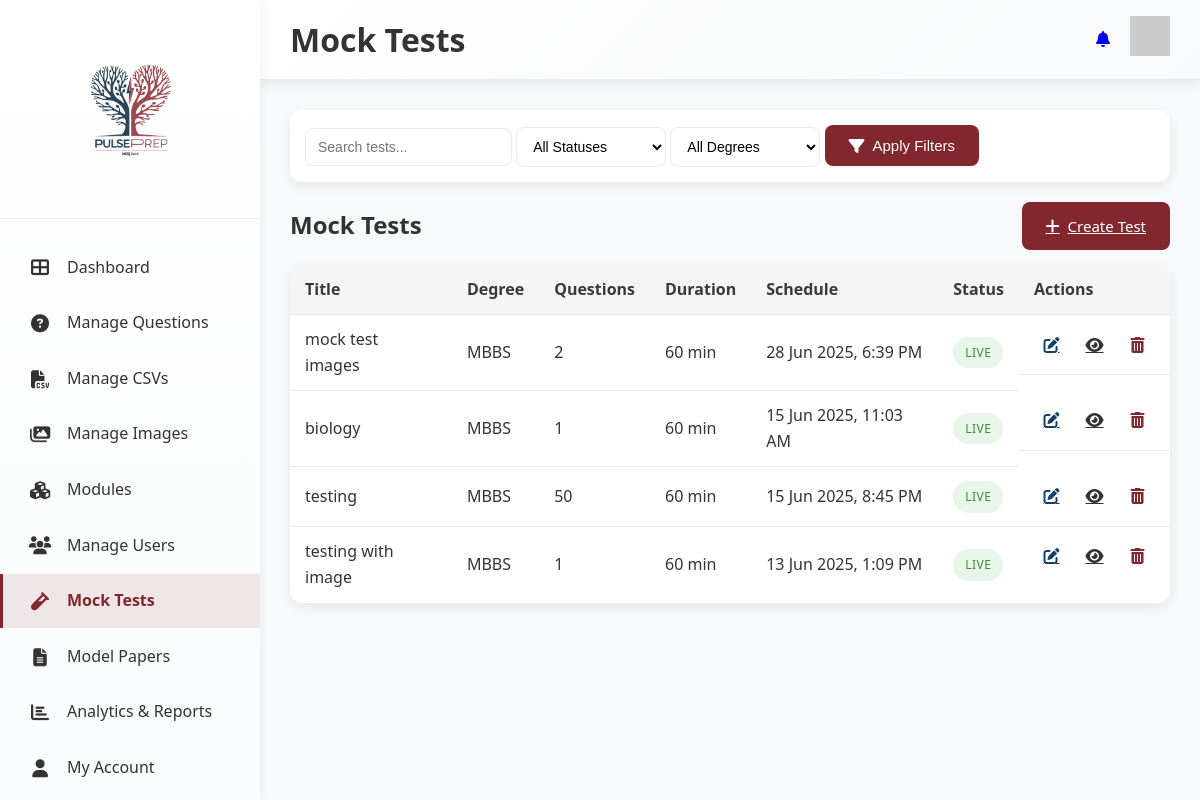
The page /mocktest/ (signed in) on the database its author committed.
### mocktest/models.py (models this page shows, shortened)
class MockTest(models.Model):
    STATUS_CHOICES = [
        ('draft', 'Draft'),
        ('scheduled', 'Scheduled'),
        ('live', 'Live'),
        ('completed', 'Completed'),
    ]
    SELECTION_TYPE_CHOICES = [
        ('random', 'Random Selection'),
        ('manual', 'Manual Selection'),
    ]
    title = models.CharField(max_length=200)
    description = models.TextField(blank=True)
    degree = models.CharField(max_length=4, choices=Question.DEGREE_CHOICES, blank=True)
    year = models.CharField(max_length=3, choices=Question.YEAR_CHOICES, blank=True)
    block = models.CharField(max_length=100, blank=True)
    module = models.CharField(max_length=100, blank=True)
    subject = models.CharField(max_length=100, blank=True)
    topic = models.CharField(max_length=100, blank=True)
    duration_minutes = models.IntegerField(default=60)
    total_questions = models.IntegerField(default=50)
    passing_percentage = models.IntegerField(default=40)
    max_attempts = models.IntegerField(default=1)
    selection_type = models.CharField(max_length=10, choices=SELECTION_TYPE_CHOICES, default='random')
    easy_percentage = models.IntegerField(default=30)  # For random selection
    medium_percentage = models.IntegerField(default=50)
    hard_percentage = models.IntegerField(default=20)
    randomize_questions = models.BooleanField(default=True)
    randomize_options = models.BooleanField(default=True)
    show_explanations = models.BooleanField(default=True)
    start_datetime = models.DateTimeField()
    end_datetime = models.DateTimeField()
    status = models.CharField(max_length=10, choices=STATUS_CHOICES, default='draft')
    created_by = models.ForeignKey(settings.AUTH_USER_MODEL, on_delete=models.CASCADE, related_name='created_tests')
    created_at = models.DateTimeField(auto_now_add=True)
    updated_at = models.DateTimeField(auto_now=True)
    questions = models.ManyToManyField(Question, through='TestQuestion')
    class Meta:
        ordering = ['-created_at']

### mocktest/views.py (the view)
# urls.py: path('', views.mocktest_list, name='mocktest_list'),
@content_access_required
def mocktest_list(request):
    query = request.GET.get('q', '')
    status_filter = request.GET.get('status', '')
    degree_filter = request.GET.get('degree', '')
    tests = MockTest.objects.all()
    tests = apply_user_access_filter(tests, request.user)
    if query:
        tests = tests.filter(
            Q(title__icontains=query) |
            Q(description__icontains=query)
        )
    if status_filter:
        tests = tests.filter(status=status_filter)
    if degree_filter:
        tests = tests.filter(degree=degree_filter)
    for test in tests:
        now = timezone.now()
        if test.status == 'scheduled' and now >= test.start_datetime:
            test.status = 'live'
            test.save()
        elif test.status == 'live' and now > test.end_datetime:
            test.status = 'completed'
            test.save()
    paginator = Paginator(tests, 10)
    page_number = request.GET.get('page')
    page_obj = paginator.get_page(page_number)
    try:
        access_info = get_user_access_info(request.user)
    except:
        access_info = {'level': 'guest', 'can_access': False}
    context = {
        'page_obj': page_obj,
        'query': query,
        'status_filter': status_filter,
        'degree_filter': degree_filter,
        'user_access': access_info,
        'can_create_tests': access_info.get('level') == 'admin',
    }
    return render(request, 'mocktest/mocktest_list.html', context)

### notifications/context_processors.py (called while the page is built)
def notification_context(request):
    if request.user.is_authenticated:
        try:
            unread_count = NotificationMessage.objects.filter(
                Q(recipient=request.user) | Q(recipient__isnull=True),
                is_read=False
            ).count()
            return {
                'unread_count': unread_count,
            }
        except Exception:
            return {'unread_count': 0}
    return {'unread_count': 0}

### user_management/context_processors.py (called while the page is built, shortened)
def admin_navigation_stats(request):
    User = get_user_model()
    if not request.user.is_authenticated:
        return {}
    return {}

def user_access_context(request):
    user = request.user
    if user.is_admin or user.is_superuser:
        access_info = {
            'level': 'admin',
            'display': 'Administrator',
            'can_access': True,
            'filter_params': None
        }
    return {
        'user_access_level': access_info['level'],
        'user_access_display': access_info['display'],
        'can_access_content': access_info['can_access'],
        'user_filter_params': access_info.get('filter_params'),
        'is_admin': user.is_admin or user.is_superuser,
        'is_student': not (user.is_admin or user.is_superuser),
    }

### user_management/utils.py (called while the page is built, shortened)
def get_user_access_info(user):
    if user.is_admin or user.is_superuser:
        return {
            'level': 'admin',
            'display': 'Administrator - Full Access to All Content',
            'can_access': True,
            'degree': None,
            'year': None,
            'filter_params': {},
            'can_create_tests': True,
            'can_manage_users': True,
            'can_view_analytics': True,
        }

### templates/mocktest/mocktest_list.html (shortened to what this page needs)
{% load static %}
<!DOCTYPE html>
<html lang="en">
  <head>
    <link rel="stylesheet" href="{% static 'css/DAstyles.css' %}" />
    <link rel="stylesheet" href="{% static 'css/mockTest.css' %}" />
    <link rel="stylesheet" href="https://cdnjs.cloudflare.com/ajax/libs/font-awesome/6.4.0/css/all.min.css" />
  </head>
  <body>
    <div class="container">
<aside class="sidebar">
  <div class="logo-container">
    <img src="{% static 'images/Logo.png' %}" alt="PulsePrep Logo" class="logo" />
  </div>
  <nav class="nav-menu">
    <a href="{% url 'dashboard' %}" class="nav-item {% if request.resolver_match.url_name == 'dashboard' %}active{% endif %}">
      <i class="fas fa-th-large"></i>
      <span>Dashboard</span>
    </a>
    <a href="{% url 'questionbank' %}" class="nav-item {% if request.resolver_match.url_name == 'questionbank' %}active{% endif %}">
      <i class="fas fa-question-circle"></i>
      <span>Manage Questions</span>
    </a>
    <a href="{% url 'manage_csv' %}" class="nav-item {% if request.resolver_match.url_name == 'manage_csv' %}active{% endif %}">
      <i class="fas fa-file-csv"></i>
      <span>Manage CSVs</span>
    </a>
    <a href="{% url 'manage_images' %}" class="nav-item {% if request.resolver_match.url_name == 'manage_images' %}active{% endif %}">
      <i class="fas fa-images"></i>
      <span>Manage Images</span>
    </a>
    <a href="{% url 'managemodule' %}" class="nav-item {% if request.resolver_match.url_name == 'managemodule' %}active{% endif %}">
      <i class="fas fa-cubes"></i>
      <span>Modules</span>
    </a>
    <a href="/admin/user_management/customuser/" class="nav-item">
      <i class="fas fa-users"></i>
      <span>Manage Users</span>
    </a>
    <a href="{% url 'mocktest_list' %}" class="nav-item {% if request.resolver_match.url_name == 'mocktest_list' %}active{% endif %}">
      <i class="fas fa-vial"></i>
      <span>Mock Tests</span>
    </a>
    <a href="{% url 'modelpaper_list' %}" class="nav-item {% if request.resolver_match.url_name == 'modelpaper_list' %}active{% endif %}">
      <i class="fas fa-file-alt"></i>
      <span>Model Papers</span>
    </a>
    <a href="{% url 'analytics_report' %}" class="nav-item {% if request.resolver_match.url_name == 'analytics_report' %}active{% endif %}">
      <i class="fas fa-chart-bar"></i>
      <span>Analytics & Reports</span>
    </a>
    <a href="{% url 'myaccount' %}" class="nav-item {% if request.resolver_match.url_name == 'myaccount' %}active{% endif %}">
      <i class="fas fa-user"></i>
      <span>My Account</span>
    </a>
  </nav>
</aside>
      <main class="main-content">
        <header class="header">
          <h1>Mock Tests</h1>
          <div class="user-menu">
            <a href="{% url 'notification_center' %}"><i class="fas fa-bell"></i></a>
            <div class="avatar">
              <img src="https://i.pravatar.cc/40?img=12" alt="User Avatar" />
            </div>
          </div>
        </header>
        <div class="dashboard-content">
          <section class="mock-test-filters">
            <div class="filter-group">
              <form method="GET" action="{% url 'mocktest_list' %}">
                <input type="text" name="q" placeholder="Search tests..." class="search-input" value="{{ query }}" />
                <select name="status" class="filter-select" onchange="this.form.submit()">
                  <option value="">All Statuses</option>
                </select>
                <select name="degree" class="filter-select" onchange="this.form.submit()">
                  <option value="">All Degrees</option>
                </select>
                <button type="submit" class="action-button primary">
                  <i class="fas fa-filter"></i> Apply Filters
                </button>
              </form>
            </div>
          </section>
          <section class="mock-test-list">
            <div class="test-list-header">
              <h2>Mock Tests</h2>
              <a href="{% url 'create_test' %}" class="action-button primary">
                <i class="fas fa-plus"></i> Create Test
              </a>
            </div>
            <div class="test-table-container">
              <table class="test-table">
                <thead>
                  <tr>
                    <th>Title</th>
                    <th>Degree</th>
                    <th>Questions</th>
                    <th>Duration</th>
                    <th>Schedule</th>
                    <th>Status</th>
                    <th>Actions</th>
                  </tr>
                </thead>
                <tbody>
                  {% for test in page_obj %}
                    <tr>
                      <td>{{ test.title }}</td>
                      <td>{{ test.degree|default:"-" }}</td>
                      <td>{{ test.total_questions }}</td>
                      <td>{{ test.duration_minutes }} min</td>
                      <td>{{ test.start_datetime|date:"d M Y, g:i A" }}</td>
                      <td>
                        <span class="status-badge {{ test.status }}">{{ test.get_status_display }}</span>
                      </td>
                      <td class="action-cell">
                        <a href="{% url 'create_test' %}?id={{ test.id }}" class="icon-button" title="Edit">
                          <i class="fas fa-edit"></i>
                        </a>
                        <a href="{% url 'preview_test' test.id %}" class="icon-button" title="Preview">
                          <i class="fas fa-eye"></i>
                        </a>
                        <button class="icon-button delete-test" data-id="{{ test.id }}" title="Delete">
                          <i class="fas fa-trash-alt"></i>
                        </button>
                      </td>
                    </tr>
                  {% empty %}
                    <tr>
                      <td colspan="7" class="no-data">No tests found.</td>
                    </tr>
                  {% endfor %}
                </tbody>
              </table>
            </div>
          </section>
        </div>
      </main>
    </div>
  </body>
</html>

### static/css/DAstyles.css (style rules this page uses)
:root { --primary-color: #82272e; --secondary-color: #13406a; --accent-color: #f1d7dc; --text-color: #333; --light-gray: #f8f9fa; --medium-gray: #e9ecef; --dark-gray: #343a40; --success-color: #28a745; --warning-color: #ffa800; --danger-color: #dc3545; --info-color: #17a2b8; --border-radius: 12px; --border-radius-sm: 8px; --box-shadow: 0 4px 12px rgba(0, 0, 0, 0.08); --box-shadow-lg: 0 8px 25px rgba(0, 0, 0, 0.15); --transition: all 0.3s cubic-bezier(0.4, 0, 0.2, 1); --sidebar-width: 260px; --header-height: 80px; }
* { margin: 0; padding: 0; box-sizing: border-box; }
body { font-family: "Segoe UI", system-ui, -apple-system, sans-serif; color: var(--text-color); background-color: var(--light-gray); line-height: 1.6; overflow-x: hidden; }
.container { display: flex; min-height: 100vh; position: relative; }
.sidebar { background: linear-gradient(180deg, #ffffff 0%, #fafbfc 100%); width: var(--sidebar-width); position: fixed; height: 100vh; left: 0; top: 0; z-index: 1000; box-shadow: 2px 0 10px rgba(0, 0, 0, 0.05); transition: var(--transition); overflow-y: auto; }
.logo-container { padding: 25px 20px; text-align: center; border-bottom: 1px solid var(--medium-gray); }
.logo { max-width: 160px; height: auto; }
.nav-menu { padding: 20px 0; }
.nav-item { display: flex; align-items: center; padding: 14px 25px; color: var(--text-color); text-decoration: none; transition: var(--transition); border-left: 3px solid transparent; margin: 2px 0; }
.nav-item.active { background-color: rgba(130, 39, 46, 0.1); color: var(--primary-color); border-left-color: var(--primary-color); font-weight: 600; }
.nav-item i { margin-right: 15px; font-size: 18px; width: 24px; text-align: center; }
.main-content { flex: 1; margin-left: var(--sidebar-width); min-height: 100vh; display: flex; flex-direction: column; }
.header { background: linear-gradient(135deg, #ffffff 0%, #f8f9fa 100%); height: var(--header-height); display: flex; align-items: center; justify-content: space-between; padding: 0 30px; box-shadow: var(--box-shadow); position: sticky; top: 0; z-index: 100; border-bottom: 1px solid var(--medium-gray); }
.user-menu { display: flex; align-items: center; gap: 20px; }
.dashboard-content { padding: 30px; flex: 1; }
.status-badge { padding: 4px 10px; border-radius: 16px; font-size: 11px; font-weight: 600; text-transform: uppercase; letter-spacing: 0.5px; }
.nav-item { animation: slideInLeft 0.4s ease-out; animation-fill-mode: both; }
.nav-item:nth-child(1) { animation-delay: 0.1s; }
.nav-item:nth-child(2) { animation-delay: 0.15s; }
.nav-item:nth-child(3) { animation-delay: 0.2s; }
.nav-item:nth-child(4) { animation-delay: 0.25s; }
.nav-item:nth-child(5) { animation-delay: 0.3s; }
.nav-item:nth-child(6) { animation-delay: 0.35s; }
.nav-item:nth-child(7) { animation-delay: 0.4s; }
.nav-item:nth-child(8) { animation-delay: 0.45s; }
.nav-item:nth-child(9) { animation-delay: 0.5s; }
.nav-item:nth-child(10) { animation-delay: 0.55s; }

### rows shown on the page
MockTest: title "mock test images", degree "MBBS", total_questions "2", duration_minutes "60", start_datetime "28 Jun 2025, 6:39 PM", status "LIVE"
MockTest: title "biology", degree "MBBS", total_questions "1", duration_minutes "60", start_datetime "15 Jun 2025, 11:03 AM", status "LIVE"
MockTest: title "testing", degree "MBBS", total_questions "50", duration_minutes "60", start_datetime "15 Jun 2025, 8:45 PM", status "LIVE"
MockTest: title "testing with image", degree "MBBS", total_questions "1", duration_minutes "60", start_datetime "13 Jun 2025, 1:09 PM", status "LIVE"
